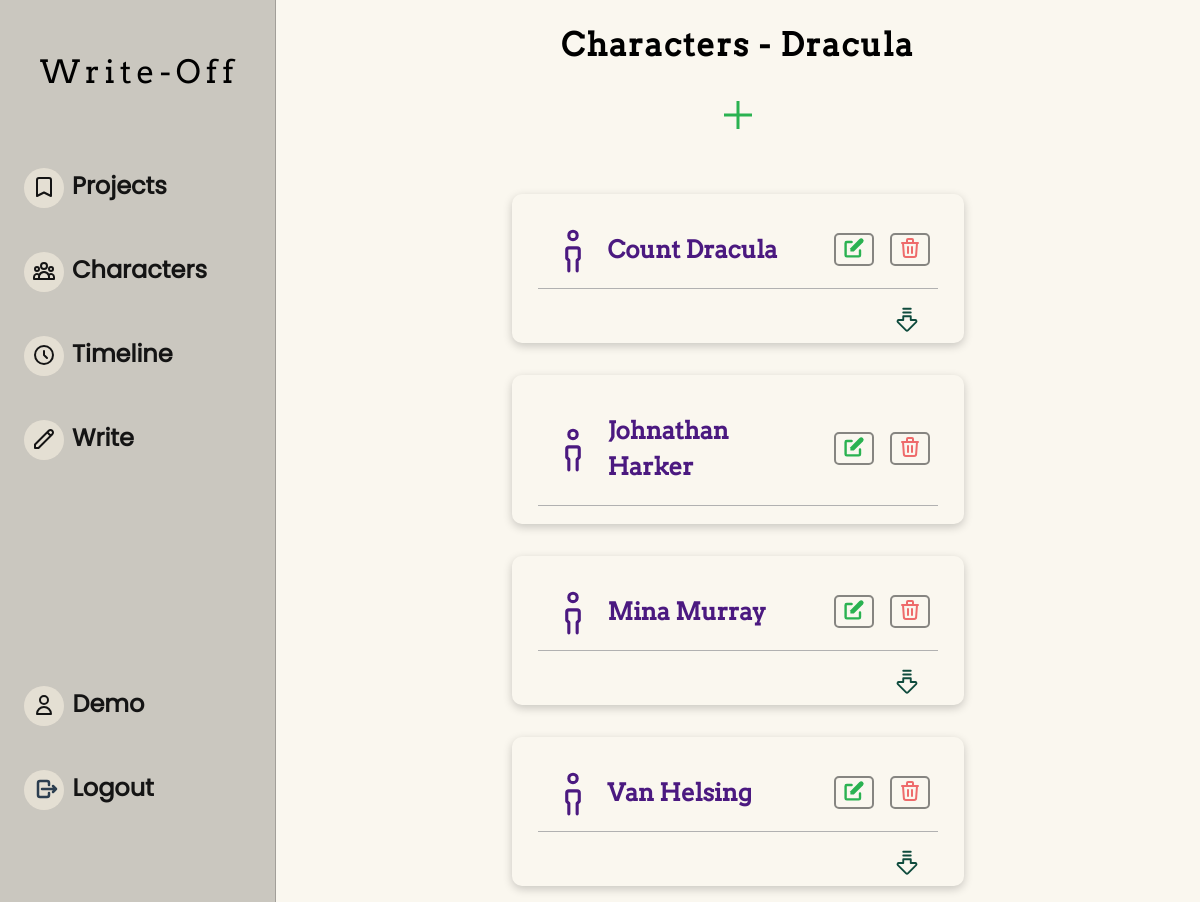
The page /characters/dracula/ (signed in) on the database its author committed.
### writeoff/models.py (models this page shows, shortened)
class User(AbstractUser):
    pass

class Project(models.Model):
    author = models.ForeignKey(
        User, on_delete=models.CASCADE, related_name="creator")
    title = models.CharField(max_length=60)
    slug = models.SlugField(unique=True, blank=True, null=True)
    genre = models.ForeignKey(
        Genre, on_delete=models.CASCADE, related_name="project")
    content = models.TextField(blank=True)
    created = models.DateTimeField(auto_now_add=True)
    edited = models.DateTimeField(auto_now=True)
    completed = models.BooleanField(default=False)
    class Meta:
        ordering = ['-edited']

class Character(models.Model):
    project = models.ForeignKey(
        Project, on_delete=models.CASCADE, related_name="character")
    name = models.CharField(max_length=50)
    age = models.IntegerField(blank=True, null=True)
    personality = models.TextField(blank=True)
    appearance = models.TextField(blank=True)
    affiliations = models.ManyToManyField(
        'self', blank=True, symmetrical=True)
    other = models.TextField(blank=True)
    def __str__(self):
        return self.name
    class Meta:
        ordering = ['name']

### writeoff/views.py (the view, shortened to what this page needs)
# urls.py: path("characters/<slug:slug>/", views.characters, name='characters'),
@login_required
def characters(request, slug=None):
    project = None
    if slug is not None:
        try:
            project = Project.objects.get(slug=slug)
            characters = Character.objects.filter(project__slug=slug)
            newCharacterForm = CharacterForm(project=project)
        except:
            raise Http404
    if project.author != request.user:
        raise PermissionDenied
    return render(request, "characters.html", {
        'project': project,
        'characters': characters,
        'newCharacterForm': newCharacterForm
    })

### writeoff/templates/characters.html (shortened to what this page needs)
{% extends "layout.html" %}
{% load static %}
{% block body %}
    <div class="project-container character-view-container">
        <header class="project-header">
            <h1 class="character-title">Characters - {{ project.title|title }}</h1>
            <div class="project-expand">
                <button aria-description="Expand Character Form" class="add-project"><svg xmlns="http://www.w3.org/2000/svg" height="48"
                        width="48">
                        <path d="M22.5 38V25.5H10v-3h12.5V10h3v12.5H38v3H25.5V38Z" />
                    </svg></button>
            </div>
        </header>
        <div class="character-card-container">
            {% for character in characters %}
                <div class="character-card" data-character-id="{{ character.id }}">
                    <div class="character-card-header">
                        <div class="character-img">
                        </div>
                        <h2>{{ character.name|title }}</h2>
                        <div class="character-card-buttons">
                            <button class="edit-character-btn btn">
                            </button>
                            <button class="delete-character-btn btn">
                                <a href="{% url 'characterDelete' project.slug character.id %}">
                                    <svg xmlns="http://www.w3.org/2000/svg" class="icon-delete" fill="none" viewBox="0 0 24 24"
                                        stroke="#EE6B6B" stroke-width="2">
                                        <path stroke-linecap="round" stroke-linejoin="round"
                                            d="M19 7l-.867 12.142A2 2 0 0116.138 21H7.862a2 2 0 01-1.995-1.858L5 7m5 4v6m4-6v6m1-10V4a1 1 0 00-1-1h-4a1 1 0 00-1 1v3M4 7h16" />
                                    </svg>
                                </a>
                            </button>
                        </div>
                    </div>
                    <div class="character-expand-button">
                        <a href="#">
                        </a>
                    </div>
                </div>
            {% endfor %}
        </div>
    </div>
{% endblock %}

### writeoff/templates/layout.html (shortened to what this page needs)
{% load static %}
<!DOCTYPE html>
<html lang="en">
<head>
    <link href="{% static 'styles.css' %}" rel="stylesheet">
</head>
<body>
    <div class="main-container">
        <nav class="sidebar">
            <div class="sidebar-item">
                <ul>
                    <li class="nav-logo">Write-Off</li>
                    <li><a href="{% url 'index' %}"><svg xmlns="http://www.w3.org/2000/svg" class="icon-projects" fill="none" viewBox="0 0 24 24" stroke="currentColor"
                        stroke-width="2">
                        <path stroke-linecap="round" stroke-linejoin="round" d="M5 5a2 2 0 012-2h10a2 2 0 012 2v16l-7-3.5L5 21V5z" />
                        </svg><span>Projects</span></a>
                    </li>
                    <li><a href="{% url 'characters' project.slug %}"><span>Characters</span></a>
                    </li>
                    <li><a href="{% url 'timeline' project.slug %}">
                        <svg xmlns="http://www.w3.org/2000/svg" class="icon-timeline" fill="none" viewBox="0 0 24 24" stroke="currentColor"
                        stroke-width="2">
                        <path stroke-linecap="round" stroke-linejoin="round" d="M12 8v4l3 3m6-3a9 9 0 11-18 0 9 9 0 0118 0z" />
                        </svg><span>Timeline</span></a>
                    </li>
                    <li><a href="{% url 'write' project.slug %}"><svg xmlns="http://www.w3.org/2000/svg" class="icon-write" fill="none" viewBox="0 0 24 24" stroke="currentColor"
                        stroke-width="2">
                        <path stroke-linecap="round" stroke-linejoin="round"
                            d="M15.232 5.232l3.536 3.536m-2.036-5.036a2.5 2.5 0 113.536 3.536L6.5 21.036H3v-3.572L16.732 3.732z" />
                        </svg><span>Write</span></a>
                    </li>
                </ul>
            </div>
            <div class="sidebar-item bottom">
                <ul>
                    <li><a href="{% url 'profile' user.username %}">
                            <svg xmlns="http://www.w3.org/2000/svg" class="icon-user" id="profile-icon" fill="none" viewBox="0 0 24 24" stroke="currentColor"
                            stroke-width="2">
                            <path stroke-linecap="round" stroke-linejoin="round"
                            d="M16 7a4 4 0 11-8 0 4 4 0 018 0zM12 14a7 7 0 00-7 7h14a7 7 0 00-7-7z" />
                            </svg>
                            <span>{{ user.username|title }}</span>
                        </a>
                    </li>
                    <li>
                        <a href="{% url 'logout' %}" id="logout-btn-expanded">
                        <span>Logout</span>
                        </a>
                    </li>
                </ul>
            </div>
        </nav>
        {% block body %}
        {% endblock %}
    </div>
</body>
</html>

### writeoff/static/styles.css (style rules this page uses)
body { padding: 0; margin: 0; box-sizing: border-box; font-family: "Poppins", sans-serif; line-height: 1.5; background-color: #faf7ef; min-height: 100vh; }
.main-container { display: flex; }
.sidebar { height: 100%; width: 275px; background: #cac7bf; border-right: 1px solid rgb(0 0 0 / 0.2); position: fixed; top: 0; left: 0; padding-top: 1rem; display: flex; flex-direction: column; justify-content: space-between; align-items: flex-start; transition: width ease-in-out 0.4s; z-index: 100000; }
.sidebar ul { padding-left: 1rem; margin: 2rem 0 0 0; }
.nav-logo { margin-left: 1.5rem; font-family: "Arvo", serif; letter-spacing: 0.3rem; font-size: 2rem; user-select: none; padding-bottom: 1.5rem; cursor: default; }
.sidebar-item ul li { list-style: none; margin-bottom: 3rem; position: relative; }
.sidebar-item ul li a { display: inline-block; text-decoration: none; font-size: 1.5rem; font-weight: bold; color: #141414; padding-left: 1rem; }
.sidebar-item ul li a svg { vertical-align: middle; margin-right: 1rem; }
.sidebar-item ul li a::before { position: absolute; content: ""; height: 40px; top: 0; left: 8px; background: #fff7e8; opacity: 0.5; border-radius: 50%; z-index: -1; width: 40px; margin: 0 auto; }
[class^="icon"] { display: relative; height: 24px; }
.sidebar-item.bottom { display: flex; justify-content: space-between; align-items: center; margin-bottom: 4rem; }
#logout-btn-expanded svg { margin-right: 10px; transform: translateX(3px); }
#profile-icon { margin-right: 10px; }
.project-container { width: 100%; padding: 0; display: flex; flex-direction: column; justify-content: center; align-items: center; }
.project-container h1 { font-family: "Arvo", serif; letter-spacing: 0.1rem; }
.project-header { display: flex; flex-direction: column; align-items: center; justify-content: center; width: 100%; margin-bottom: 2rem; }
.add-project { all: unset; cursor: pointer; fill: #2ab251; transition: all 0.3s linear; }
.icon-edit { fill: #2ab251; }
.character-view-container { width: 80%; margin-left: 275px; }
.character-card-container { display: flex; flex-direction: row; flex-wrap: wrap; justify-content: center; align-items: flex-start; }
.character-card { display: flex; flex-direction: column; border-radius: 10px; width: 25em; padding: 1rem 1.5rem; color: #0f4b3d; border: 2px solid transparent; box-shadow: 0 3px 10px rgb(0 0 0 / 0.2); margin: 1rem; max-height: 240px; overflow: hidden; transition: border 0.4s ease-in-out; }
.character-card-header { display: flex; width: 100%; justify-content: space-between; align-items: center; border-bottom: 1px solid #b1b1b1; word-wrap: break-word; }
.character-card h2 { margin-right: auto; font-family: "Arvo", serif; color: #4b1980; }
.character-img { height: 50px; }
.character-img svg { stroke: #4b1980; height: 50px; }
.character-card-buttons { display: flex; flex-direction: row; justify-content: space-between; padding-left: 1rem; }
.character-card-buttons button { margin-inline: 0.5rem; }
.character-expand-button { display: flex; width: auto; margin-left: auto; padding-right: 1rem; margin-block: 1rem; transform-origin: 15px 15px; transition: transform 0.2s linear; }
.character-expand-button svg { height: 30px; width: 30px; }
.btn { cursor: pointer; border: 2px solid rgba(20, 20, 20, 0.5); border-radius: 5px; background-color: transparent; }
.btn > svg, .icon-delete { transition: all 0.2s cubic-bezier(0.075, 0.82, 0.165, 1); }
.character-title { text-align: center; }

### rows shown on the page
User: username "Demo"
Project: title "Dracula"
Character: name "Count Dracula"
Character: name "Johnathan Harker"
Character: name "Mina Murray"
Character: name "Van Helsing"
